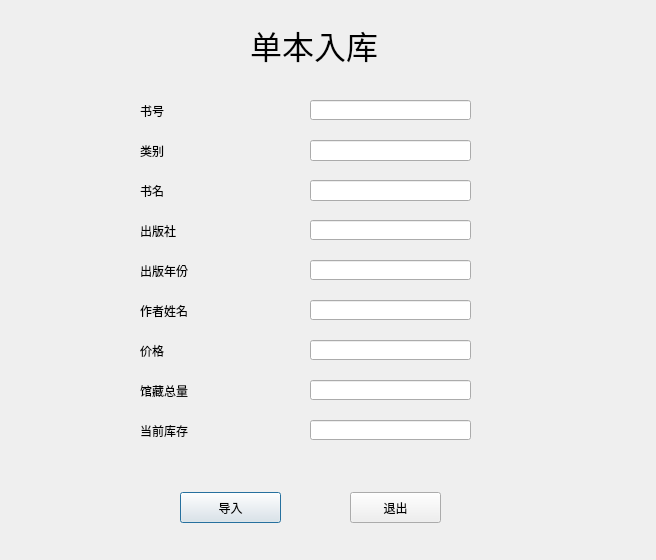
<?xml version="1.0" encoding="UTF-8"?>
<ui version="4.0">
 <class>InsertSingleBook</class>
 <widget class="QDialog" name="InsertSingleBook">
  <property name="geometry">
   <rect>
    <x>0</x>
    <y>0</y>
    <width>656</width>
    <height>560</height>
   </rect>
  </property>
  <property name="windowTitle">
   <string>Dialog</string>
  </property>
  <widget class="QLabel" name="label">
   <property name="geometry">
    <rect>
     <x>250</x>
     <y>10</y>
     <width>151</width>
     <height>71</height>
    </rect>
   </property>
   <property name="text">
    <string>&lt;html&gt;&lt;head/&gt;&lt;body&gt;&lt;p&gt;&lt;span style=&quot; font-size:24pt;&quot;&gt;单本入库&lt;/span&gt;&lt;/p&gt;&lt;/body&gt;&lt;/html&gt;</string>
   </property>
  </widget>
  <widget class="QLabel" name="label_2">
   <property name="geometry">
    <rect>
     <x>140</x>
     <y>100</y>
     <width>71</width>
     <height>21</height>
    </rect>
   </property>
   <property name="text">
    <string>书号</string>
   </property>
  </widget>
  <widget class="QLabel" name="label_3">
   <property name="geometry">
    <rect>
     <x>140</x>
     <y>140</y>
     <width>71</width>
     <height>21</height>
    </rect>
   </property>
   <property name="text">
    <string>类别</string>
   </property>
  </widget>
  <widget class="QLabel" name="label_4">
   <property name="geometry">
    <rect>
     <x>140</x>
     <y>180</y>
     <width>61</width>
     <height>21</height>
    </rect>
   </property>
   <property name="text">
    <string>书名</string>
   </property>
  </widget>
  <widget class="QLabel" name="label_5">
   <property name="geometry">
    <rect>
     <x>140</x>
     <y>220</y>
     <width>71</width>
     <height>21</height>
    </rect>
   </property>
   <property name="text">
    <string>出版社</string>
   </property>
  </widget>
  <widget class="QLabel" name="label_6">
   <property name="geometry">
    <rect>
     <x>140</x>
     <y>260</y>
     <width>71</width>
     <height>21</height>
    </rect>
   </property>
   <property name="text">
    <string>出版年份</string>
   </property>
  </widget>
  <widget class="QLabel" name="label_7">
   <property name="geometry">
    <rect>
     <x>140</x>
     <y>300</y>
     <width>71</width>
     <height>21</height>
    </rect>
   </property>
   <property name="text">
    <string>作者姓名</string>
   </property>
  </widget>
  <widget class="QLabel" name="label_8">
   <property name="geometry">
    <rect>
     <x>140</x>
     <y>340</y>
     <width>71</width>
     <height>21</height>
    </rect>
   </property>
   <property name="text">
    <string>价格</string>
   </property>
  </widget>
  <widget class="QLabel" name="label_9">
   <property name="geometry">
    <rect>
     <x>140</x>
     <y>380</y>
     <width>71</width>
     <height>21</height>
    </rect>
   </property>
   <property name="text">
    <string>馆藏总量</string>
   </property>
  </widget>
  <widget class="QLabel" name="label_10">
   <property name="geometry">
    <rect>
     <x>140</x>
     <y>420</y>
     <width>71</width>
     <height>21</height>
    </rect>
   </property>
   <property name="text">
    <string>当前库存</string>
   </property>
  </widget>
  <widget class="QLineEdit" name="BookNo">
   <property name="geometry">
    <rect>
     <x>310</x>
     <y>100</y>
     <width>161</width>
     <height>20</height>
    </rect>
   </property>
  </widget>
  <widget class="QLineEdit" name="BoonType">
   <property name="geometry">
    <rect>
     <x>310</x>
     <y>140</y>
     <width>161</width>
     <height>21</height>
    </rect>
   </property>
  </widget>
  <widget class="QLineEdit" name="BookName">
   <property name="geometry">
    <rect>
     <x>310</x>
     <y>180</y>
     <width>161</width>
     <height>21</height>
    </rect>
   </property>
  </widget>
  <widget class="QLineEdit" name="Publisher">
   <property name="geometry">
    <rect>
     <x>310</x>
     <y>220</y>
     <width>161</width>
     <height>20</height>
    </rect>
   </property>
  </widget>
  <widget class="QLineEdit" name="Year">
   <property name="geometry">
    <rect>
     <x>310</x>
     <y>260</y>
     <width>161</width>
     <height>20</height>
    </rect>
   </property>
  </widget>
  <widget class="QLineEdit" name="Author">
   <property name="geometry">
    <rect>
     <x>310</x>
     <y>300</y>
     <width>161</width>
     <height>20</height>
    </rect>
   </property>
  </widget>
  <widget class="QLineEdit" name="Price">
   <property name="geometry">
    <rect>
     <x>310</x>
     <y>340</y>
     <width>161</width>
     <height>20</height>
    </rect>
   </property>
  </widget>
  <widget class="QLineEdit" name="Storage_total">
   <property name="geometry">
    <rect>
     <x>310</x>
     <y>380</y>
     <width>161</width>
     <height>20</height>
    </rect>
   </property>
  </widget>
  <widget class="QLineEdit" name="Storage_current">
   <property name="geometry">
    <rect>
     <x>310</x>
     <y>420</y>
     <width>161</width>
     <height>20</height>
    </rect>
   </property>
  </widget>
  <widget class="QPushButton" name="pushButton">
   <property name="geometry">
    <rect>
     <x>180</x>
     <y>492</y>
     <width>101</width>
     <height>31</height>
    </rect>
   </property>
   <property name="text">
    <string>导入</string>
   </property>
  </widget>
  <widget class="QPushButton" name="pushButton_2">
   <property name="geometry">
    <rect>
     <x>350</x>
     <y>492</y>
     <width>91</width>
     <height>31</height>
    </rect>
   </property>
   <property name="text">
    <string>退出</string>
   </property>
  </widget>
 </widget>
 <resources/>
 <connections/>
</ui>
